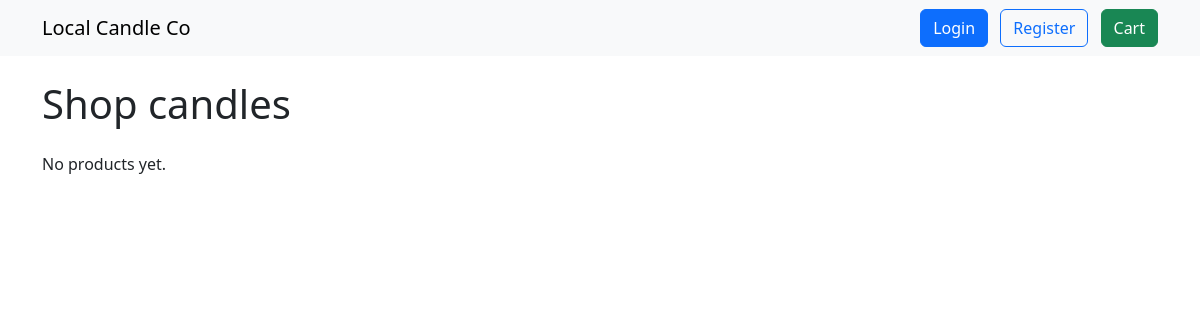
Before: / with the older database file.
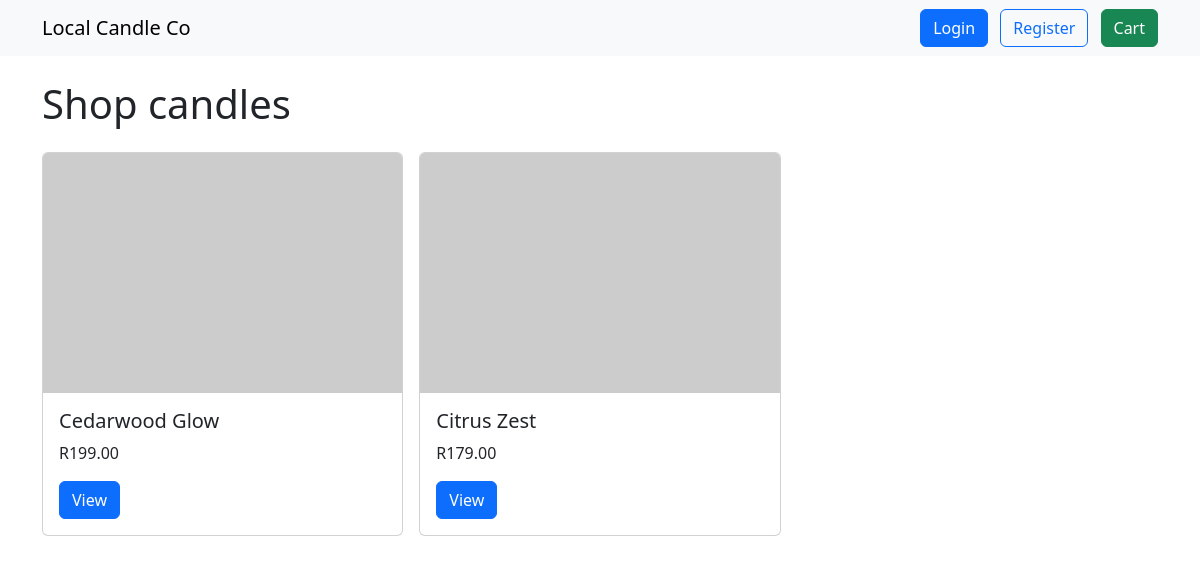
After: the same page with the newer database file.
### products/models.py (models this page shows, shortened)
class Product(models.Model):
    name = models.CharField(max_length=120)
    slug = models.SlugField(unique=True)
    description = models.TextField()
    price = models.DecimalField(max_digits=8, decimal_places=2)
    image_url = models.URLField(blank=True)
    is_active = models.BooleanField(default=True)
    created_at = models.DateTimeField(auto_now_add=True)
    class Meta: ordering = ['name']

### products/views.py (the view)
# urls.py: path('', views.product_list, name='list'),
def product_list(request):
    products = Product.objects.filter(is_active=True)
    return render(request, 'products/list.html', {'products': products})

### templates/products/list.html (shortened to what this page needs)
{% extends 'base.html' %}
{% block content %}
  <h1 class="mb-4">Shop candles</h1>
  <div class="row row-cols-1 row-cols-md-3 g-3">
    {% for p in products %}
    <div class="col">
      <div class="card h-100">
        <img src="{{ p.image_url }}" class="card-img-top" alt="{{ p.name }}">
        <div class="card-body">
          <h5 class="card-title">{{ p.name }}</h5>
          <p>R{{ p.price }}</p>
          <a href="{% url 'products:detail' p.slug %}" class="btn btn-primary">View</a>
        </div>
      </div>
    </div>
    {% empty %}
      <p>No products yet.</p>
    {% endfor %}
  </div>
{% endblock %}

### templates/base.html (shortened to what this page needs)
<!DOCTYPE html>
<html lang="en">
  <head>
    <link
      rel="stylesheet"
      href="https://cdn.jsdelivr.net/npm/bootstrap@5.3.2/dist/css/bootstrap.min.css"
    />
  </head>
  <body>
    <nav class="navbar navbar-light bg-light">
      <div class="container">
        <a class="navbar-brand" href="/">Local Candle Co</a>
        <div class="ms-auto">
          {% if user.is_authenticated %}
          <a class="btn btn-outline-secondary me-2" href="/wl/">Wishlist</a>
          <a class="btn btn-outline-danger" href="/accounts/logout/">Logout</a>
          {% else %}
          <a class="btn btn-primary me-2" href="/accounts/login/">Login</a>
          <a class="btn btn-outline-primary" href="/accounts/signup/"
            >Register</a
          >
          {% endif %}
          <a class="btn btn-success ms-2" href="/checkout/cart/">Cart</a>
        </div>
      </div>
    </nav>
    <main class="container py-4">
       {% block content %}{% endblock %}
    </main>
  </body>
</html>

Changed rows visible on the page:
added Product: name "Cedarwood Glow", price "199.00"
added Product: name "Citrus Zest", price "179.00"
Other visible differences:
text no longer shown: "No products yet."
